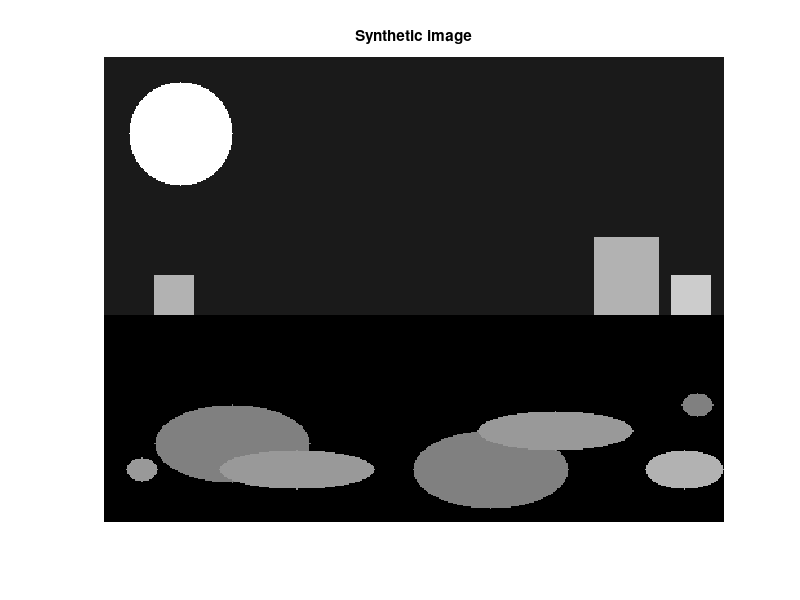

Source code (MATLAB): (Note: this script raises an error after producing the figure.)
%first generate the synthetic image
%I tried a larger size just to see how imresize affects resolution...
%have the read image resized
sizeX = 480;
sizeY = 360;
imMat = zeros(sizeY,sizeX);
imMat(1:200,1:480) = 0.1;
imMat(170:200,440:470)=0.8;
imMat(140:200,380:430)=0.7;
imMat(170:200,40:70)=0.7;
for x = 1:sizeX
    for y = 1:sizeY
        if (x-60)^2+(y-60)^2<=40^2
            imMat(y,x) = 1;
        end
        if ((x-100)/2)^2 +((y-300)/1)^2 <=30^2
            imMat(y,x) = 0.5;
        end
        if ((x-300)/2)^2 +((y-320)/1)^2 <=30^2
            imMat(y,x) = 0.5;
        end
        if ((x-150)/2)^2 +((y-320)/0.5)^2 <=30^2
            imMat(y,x) = 0.6;
        end
        if ((x-350)/2)^2 +((y-290)/0.5)^2 <=30^2
            imMat(y,x) = 0.6;
        end
        if ((x-450)/1)^2 +((y-320)/0.5)^2 <=30^2
            imMat(y,x) = 0.7;
        end
        if ((x-460)/0.4)^2 +((y-270)/0.3)^2 <=30^2
            imMat(y,x) = 0.5;
        end
        if ((x-30)/0.4)^2 +((y-320)/0.3)^2 <=30^2
            imMat(y,x) = 0.6;
        end
    end
end
synth = cat(3, imMat, imMat, imMat);
figure, imshow(synth)
title('Synthetic image');
% save to another name
imwrite(synth, "synthetic_image.jpg");                    


                        % Q1: Gaussian Scale Space
%scale from sigma0 to 16sigma0; 17 discrete slices
%sigma0 >=1
%same size as original image, don't make pyramid

%read in
% im = rgb2gray(im2double(imread('persistenceofmemory1931.jpg')));
im = rgb2gray(im2double(imread('synthetic_image.jpg')));
figure, imshow(im)
title("synthetic");
%subplot to create 4*4 slices 2~17
%use for loop
for i = 1:16
    sig = getSig(i);
    gauss = fspecial('gaussian',360,sig);
    newim = imfilter(im,gauss);
    subplot(4,4,i)
%     plot(gauss)
    imshow(newim) %plotting gaussian filter
    title(sprintf("Gaussian %i: Sigma value %f",i+1,sig));
end 


                    % Q2: Harris-Stevens operator
                    
% neighbour window sigma = 2*sig
% create M
% create loop for gaussian scale space
im = rgb2gray(im2double(imread('persistenceofmemory1931.jpg')));
% im = rgb2gray(im2double(imread('synthetic_image.jpg')));
for i = 1:16
    sig = getSig(i);
    gauss = fspecial('gaussian',360,sig);
    newim = imfilter(im,gauss);
    newM = generateM(newim);
    hso = harrisSteve(2*sig,newM);
    subplot(4,4,i)
    imagesc(hso)
    colorbar
%     imshow(newim) %plotting gaussian filter
    title(sprintf("H-S Operator %i: Sigma=%f",i+1,sig*2));
    
end



                    %Q3: Difference of Gaussians
                   
% difference of Gaussian scale space layers
% subplot and discuss zero-crossing vary across scale

im = rgb2gray(im2double(imread('persistenceofmemory1931.jpg')));
% im = rgb2gray(im2double(imread('synthetic_image.jpg')));

for i = 1:16
    sig = getSig(i);
    gauss = fspecial('gaussian',360,sig);
    lowerG = fspecial('gaussian',360,getSig(i-1));
    DOG = gauss-lowerG;
    newim = conv2(im,DOG,"same");
    newim = newim.*100;
    subplot(4,4,i)
%     plot(gauss)
    imshow(newim) %plotting gaussian filter
    title(sprintf("DOG %i:",i+1));
end 


                            %Q4: local extrema
                                                        
% brute force search DOG
% im = rgb2gray(im2double(imread('persistenceofmemory1931.jpg')));
im = rgb2gray(im2double(imread('synthetic_image.jpg')));
% make the space 3D
[y,x] = size(im);
dogSpace = zeros(y,x,17);
dogSpace(:,:,1) = im;
for i = 2:17
    sig = getSig(i);
    gauss = fspecial('gaussian',360,sig);
    lowerG = fspecial('gaussian',360,getSig(i-1));
    DOG = gauss-lowerG;
    newim = conv2(im,DOG,"same");
    dogSpace(:,:,i)=newim;
end 
% examine 3*3*3 neighbourhoods: check if the center is extrema
for i=2:16
    sig = floor(getSig(i));
    %we compute the x and y of interest for each layer (2*sig away)
    x1 = 2*sig:(x-2*sig);
    y1 = 2*sig:(y-2*sig);
    %locate the center and make comparison
    
end


        
                            %helper functions
                            
function sig = getSig(i)
    k = floor(i/4);
    m=mod(i,4);
    if mod(i,4)==0
        m=4;
        k = floor(i/4)-1; 
    end
    sig = 2^(k+m/4);
end

function newM = generateM(i)
    [sy,sx] = size(i);
    x = 1:sx;
    y = 1:sy;
    [Gy,Gx] = imgradientxy(i(y,x));
    M = [Gx.*Gx Gx.*Gy; Gx.*Gy Gy.*Gy];
    % I should interpolate the values
    [y,x] = size(M);
    newM = zeros([y,x]);
    y1 = 1:2:y-1;
    x1 = 1:2:x-1;
    y2 = 2:2:y;
    x2 = 2:2:x;
    newM(y1,x1) = M(1:y/2,1:x/2);
    newM(y1,x2) = M(1:y/2,x/2+1:x);
    newM(y2,x1) = M(y/2+1:y,1:x/2);
    newM(y2,x2) = M(y/2+1:y,x/2+1:x);
end

function hso = harrisSteve(sig,newM)
% smooth M with a gaussian of sigma = 2*sig
% then create harris stevens
    OuterGauss = fspecial('gaussian',floor(sig),sig);
    secoM = conv2(newM,OuterGauss);
    [smy,smx] = size(secoM);
    hs = zeros(smy,smx);
    hy = 1:2:smy-1; 
    hx = 1:2:smx-1;
    % we compute HS based on (hy,hx) pairs since they're M_11s
    hs(hy,hx) = secoM(hy,hx).*secoM(hy+1,hx+1)-secoM(hy,hx+1).*secoM(hy+1,hx)-0.1*(secoM(hy,hx)+secoM(hy+1,hx+1)).^2;
    newhs = hs(hy,hx);
    hso = newhs.*100;
end
    
